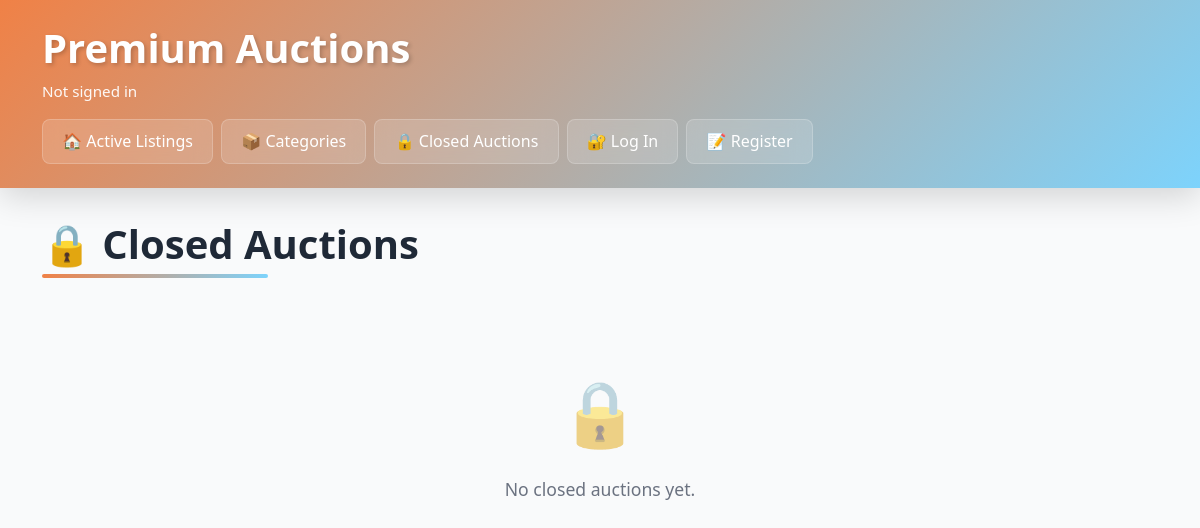
The app's page /closed/, older data.
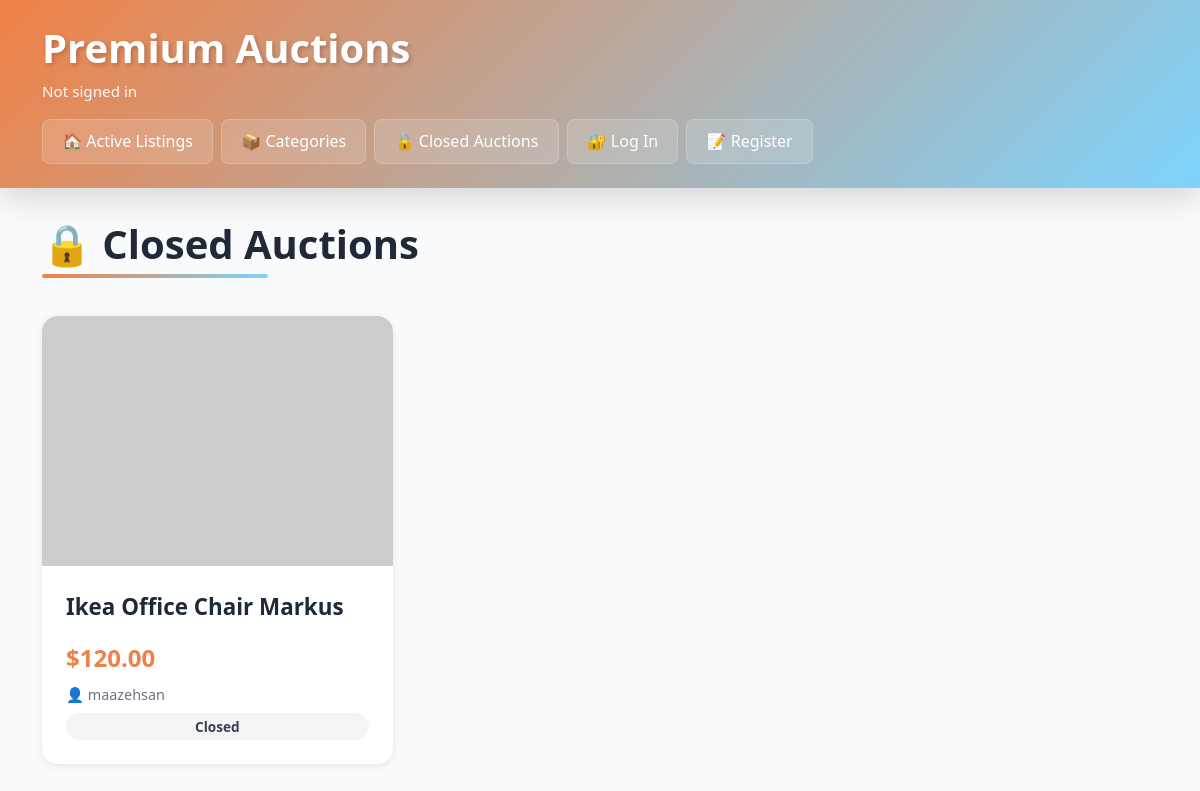
The same page, newer data.
### auctions/models.py (models this page shows, shortened)
class Listing(models.Model):
    title = models.CharField(max_length=64)
    description = models.TextField()
    starting_bid = models.DecimalField(max_digits=10, decimal_places=2)
    image_url = models.URLField(blank=True)
    category = models.CharField(max_length=64, blank=True)
    is_active = models.BooleanField(default=True)
    owner = models.ForeignKey(User, on_delete=models.CASCADE, related_name="listings")
    watchers = models.ManyToManyField(User, blank=True, related_name="watchlist")
    winner = models.ForeignKey(User, on_delete=models.SET_NULL, null=True, blank=True, related_name="won_auctions")
    def highest_bid(self):
        bids = self.bids.all()
        if bids:
            return max(bid.amount for bid in bids)
        return self.starting_bid

### auctions/views.py (the view)
# urls.py: path("closed/", views.closed_listings, name="closed"),
def closed_listings(request):
    listings = Listing.objects.filter(is_active=False)
    return render(request, "auctions/closed.html", {
        "listings": listings
    })

### auctions/templates/auctions/closed.html
{% extends "auctions/layout.html" %}
{% block body %}
<div data-aos="fade-up">
    <h2 class="page-title">🔒 Closed Auctions</h2>
</div>
{% if listings %}
<div class="listings-grid">
    {% for listing in listings %}
    <div class="listing-card" data-aos="fade-up" data-aos-delay="{{ forloop.counter0|add:'0' }}00">
        <img src="{{ listing.image_url }}" alt="{{ listing.title }}" class="listing-image" onerror="this.src='https://via.placeholder.com/300x250?text=No+Image'">
        <div class="listing-content">
            <a href="{% url 'listing' listing.id %}" class="listing-title">{{ listing.title }}</a>
            <div class="listing-price">${{ listing.highest_bid }}</div>
            <div class="listing-owner">👤 {{ listing.owner }}</div>
            <span class="badge badge-secondary" style="margin-top: 0.5rem;">Closed</span>
        </div>
    </div>
    {% endfor %}
</div>
{% else %}
<div class="empty-state" data-aos="fade-up">
    <div class="empty-state-icon">🔒</div>
    <p class="empty-state-text">No closed auctions yet.</p>
</div>
{% endif %}
{% endblock %}

Row changes from the older to the newer data that the page shows:
added Listing: title "Ikea Office Chair Markus", highest_bid "120.00", owner "maazehsan"
Text that changed along with them:
text no longer shown: "🔒 No closed auctions yet."
